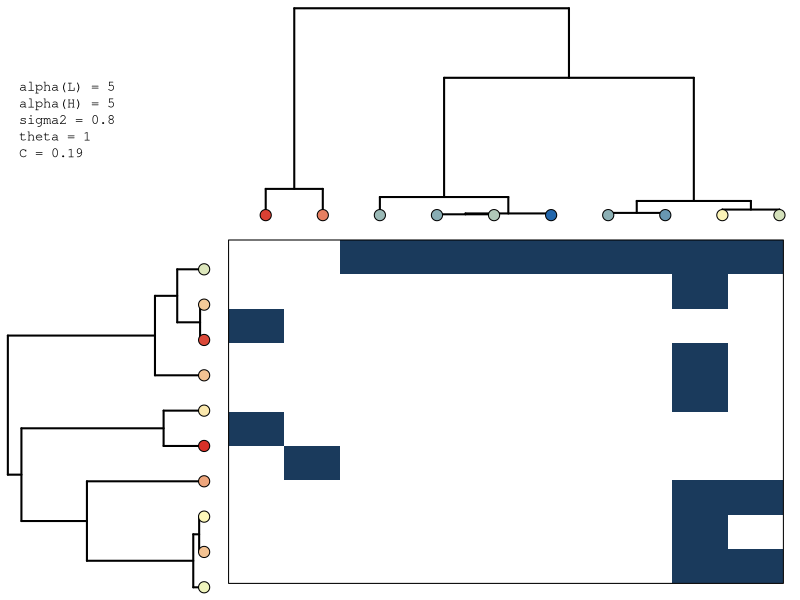

Generate this figure with R:
################################################################################
##                                                                            ##
##  TASK 4                                                                    ##
##  Integrating phylogenies + traits + Single Trait complementary models      ##
##                                                                            ##
##  BACKGROUND                                                                ##
##  Two guilds (L = pollinators, H = plants) evolve a single continuous       ##
##  trait along independent phylogenies under an Ornstein-Uhlenbeck (OU)      ##
##  process. Interactions are determined by the Single-Trait                  ##
##  Complementarity (STC) rule: species i and j interact if their trait       ##
##  means are within a fixed tolerance delta:                                 ##
##                                                                            ##
##    I_ij = 1  iff  |V_i - W_j| <= delta                                     ##
##                                                                            ##
##  PARAMETERS TO EXPLORE                                                     ##
##  alpha_L, alpha_H -- OU pull for each guild (0 = BM, 5 = strong pull)      ##
##  sigma2           -- BM variance component                                 ##
##  delta            -- fixed interaction tolerance (controls connectance)    ##
##                                                                            ##
################################################################################

# -------------------------------
# 0. Clean workspace
# -------------------------------
rm(list = ls())

# -------------------------------
# 1. Load required packages
# -------------------------------
library(ape)   

# -------------------------------
# 2. Set seed
# -------------------------------
set.seed(123)

# -------------------------------
# 3. Define parameters
# -------------------------------
n_L     <- 10 # number of resource species
n_H     <- 10 # number of consumer species
alpha_L <- 5 # OU pull for resource species
alpha_H <- 5 # OU pull for consumer species
sigma2  <- 0.8 # BM variance rate
theta   <- 1  #OU optimum for both guilds

# Within-species variability (trait range / tolerance)
delta_L <-runif(n_L, 0.05, 0.1)
delta_H <- runif(n_H, 0.05, 0.1)

# -------------------------------
# 4. Simulate phylogenies
# -------------------------------
# rcoal() produces a coalescent ultrametric tree directly
tree_L <- rcoal(n_L)
tree_H <- rcoal(n_H)
tree_L$tip.label <- sprintf("L_%03d", seq_len(n_L))
tree_H$tip.label <- sprintf("H_%03d", seq_len(n_H))

# -------------------------------
# 5. Simulate OU traits
# -------------------------------
# rTraitCont(): alpha = pull strength, sigma = sqrt(variance rate), theta = optimum
trait_L <- rTraitCont(tree_L,
                      model = if (alpha_L == 0) "BM" else "OU",
                      alpha = alpha_L,
                      sigma = sqrt(sigma2),
                      theta = theta)

trait_H <- rTraitCont(tree_H,
                      model = if (alpha_H == 0) "BM" else "OU",
                      alpha = alpha_H,
                      sigma = sqrt(sigma2),
                      theta = theta)

# -------------------------------
# 6. Build interaction matrix (STC)
# -------------------------------
# I_ij = 1 if |V_i - W_j| <= delta, 0 otherwise
# outer() + Vectorize() replaces the double for-loop
web <- outer(seq_len(n_L), seq_len(n_H),
             FUN = Vectorize(function(i, j)
               as.integer(abs(trait_L[i] - trait_H[j]) <=
                            0.5 * (delta_L[i] + delta_H[j]))))

dimnames(web) <- list(names(trait_L), names(trait_H))

# -------------------------------
# 7. Patch isolated species
# -------------------------------
# Every species must have at least one interaction.
# Isolated species are connected to their closest trait-match partner.
for (j in which(colSums(web) == 0))
  web[which.min(abs(trait_L - trait_H[j])), j] <- 1L

for (i in which(rowSums(web) == 0))
  web[i, which.min(abs(trait_H - trait_L[i]))] <- 1L

cat(sprintf("Network: %d x %d  |  links = %d  |  connectance = %.3f\n",
            n_L, n_H, sum(web), sum(web) / (n_L * n_H)))


# -------------------------------
# 8. Define trait colour scale
# -------------------------------
# Blue = low trait value, yellow = mid, red = high
trait_range <- range(c(trait_L, trait_H))
colour_ramp <- colorRampPalette(c("#2166ac", "#ffffbf", "#d73027"))(100)

trait_to_col <- function(x) {
  idx <- cut(x,
             breaks = seq(trait_range[1], trait_range[2], length.out = 101),
             labels = FALSE,
             include.lowest = TRUE)
  colour_ramp[idx]
}

cols_L <- trait_to_col(trait_L)
cols_H <- trait_to_col(trait_H)

# -------------------------------
# 10. Plot
# -------------------------------
# 2x2 layout:
#   Panel 1 (top-left)     -- parameter labels
#   Panel 2 (top-right)    -- H phylogeny with trait-coloured tips
#   Panel 3 (bottom-left)  -- L phylogeny with trait-coloured tips
#   Panel 4 (bottom-right) -- STC interaction matrix sorted by trait

layout(matrix(c(1, 2, 3, 4), nrow = 2, ncol = 2),
       widths = c(1.2, 3), heights = c(2, 3))

# Panel 1: parameters
par(mar = c(0, 0, 0, 0))
plot.new()
text(0.05, 0.5,
     paste0("alpha(L) = ", alpha_L,
            "\nalpha(H) = ", alpha_H,
            "\nsigma2 = ", sigma2,
            "\ntheta = ", theta,
            "\nC = ", round(sum(web) / (n_L * n_H), 2)),
     adj = c(0, 0.5), cex = 1.0, family = "mono")

# Panel 2: H phylogeny
par(mar = c(0, 0, 1, 1))
plot(tree_H, direction = "rightwards",
     show.tip.label = FALSE, edge.width = 2)

points(x = rep(max(node.depth.edgelength(tree_H)), n_H),
       y = match(names(trait_H), tree_H$tip.label),
       pch = 21, bg = cols_H, col = "black", cex = 1.8)

# Panel 3: L phylogeny
par(mar = c(1, 1, 0, 0))
plot(tree_L, direction = "downwards",
     show.tip.label = FALSE, edge.width = 2)

points(x = match(names(trait_L), tree_L$tip.label),
       y = rep(0, n_L),
       pch = 21, bg = cols_L, col = "black", cex = 1.8)

# Panel 4: interaction matrix (NO sorting)
par(mar = c(1, 0, 0, 1))
image(x = seq_len(n_L),
      y = seq_len(n_H),
      z = web,
      col = c("white", "#1a3a5c"),
      axes = FALSE)

box()

layout(1)
par(mar = c(5.1, 4.1, 4.1, 2.1))
